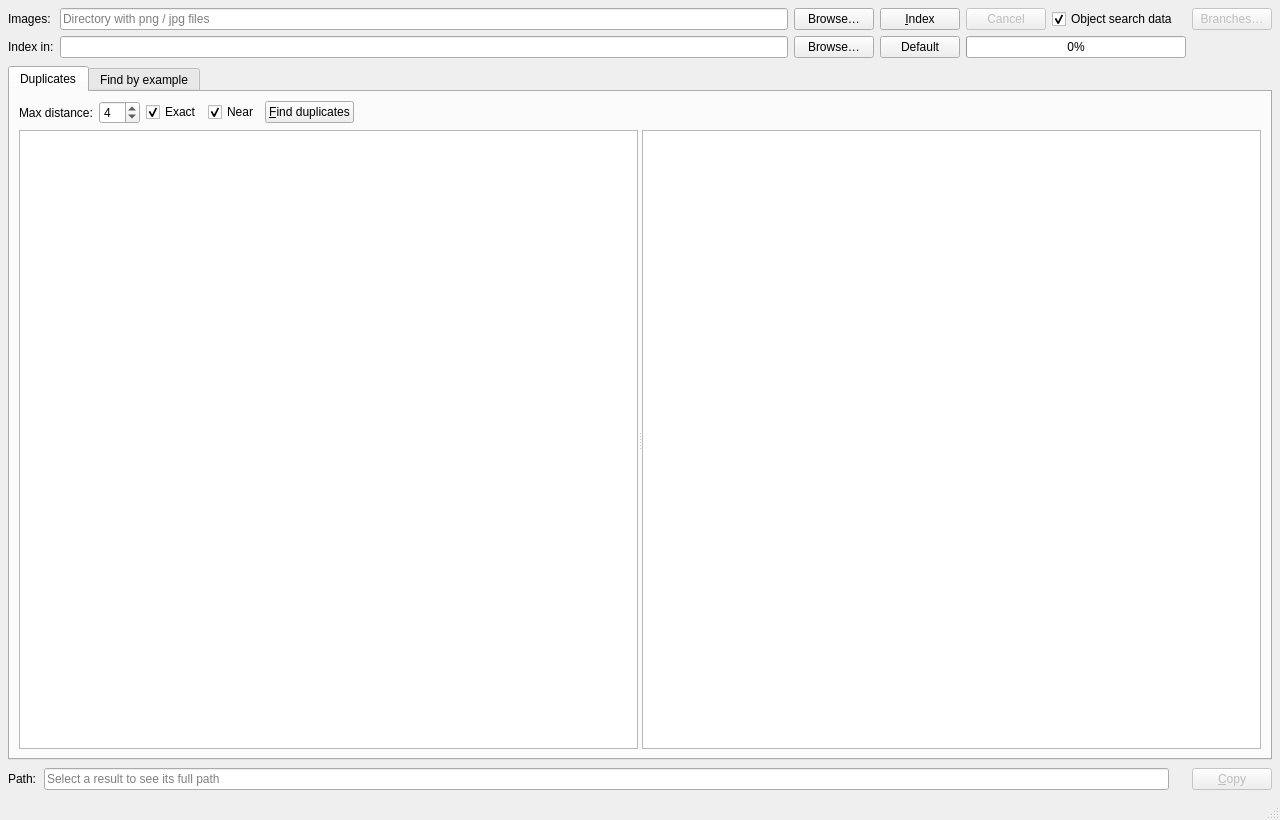
<?xml version="1.0" encoding="UTF-8"?>
<ui version="4.0">
 <class>MainWindow</class>
 <widget class="QMainWindow" name="MainWindow">
  <property name="geometry">
   <rect>
    <x>0</x>
    <y>0</y>
    <width>1280</width>
    <height>820</height>
   </rect>
  </property>
  <property name="windowTitle">
   <string>Argus</string>
  </property>
  <property name="acceptDrops">
   <bool>true</bool>
  </property>
  <widget class="QWidget" name="centralWidget">
   <layout class="QVBoxLayout" name="centralLayout">
    <property name="spacing">
     <number>8</number>
    </property>
    <property name="leftMargin">
     <number>8</number>
    </property>
    <property name="topMargin">
     <number>8</number>
    </property>
    <property name="rightMargin">
     <number>8</number>
    </property>
    <property name="bottomMargin">
     <number>8</number>
    </property>
    <item>
     <widget class="QWidget" name="toolbar" native="true">
      <layout class="QGridLayout" name="toolbarLayout" columnstretch="0,1,0,0,0,0,0">
       <property name="leftMargin">
        <number>0</number>
       </property>
       <property name="topMargin">
        <number>0</number>
       </property>
       <property name="rightMargin">
        <number>0</number>
       </property>
       <property name="bottomMargin">
        <number>0</number>
       </property>
       <item row="0" column="0">
        <widget class="QLabel" name="imagesLabel">
         <property name="text">
          <string>Images:</string>
         </property>
        </widget>
       </item>
       <item row="0" column="1">
        <widget class="QLineEdit" name="rootEdit">
         <property name="placeholderText">
          <string>Directory with png / jpg files</string>
         </property>
        </widget>
       </item>
       <item row="0" column="2">
        <widget class="QPushButton" name="browseRootButton">
         <property name="text">
          <string>Browse…</string>
         </property>
        </widget>
       </item>
       <item row="0" column="3">
        <widget class="QPushButton" name="indexButton">
         <property name="text">
          <string>&amp;Index</string>
         </property>
        </widget>
       </item>
       <item row="0" column="4">
        <widget class="QPushButton" name="cancelButton">
         <property name="enabled">
          <bool>false</bool>
         </property>
         <property name="sizePolicy">
          <sizepolicy hsizetype="Maximum" vsizetype="Fixed">
           <horstretch>0</horstretch>
           <verstretch>0</verstretch>
          </sizepolicy>
         </property>
         <property name="text">
          <string>Cancel</string>
         </property>
        </widget>
       </item>
       <item row="1" column="0">
        <widget class="QLabel" name="storageLabel">
         <property name="text">
          <string>Index in:</string>
         </property>
        </widget>
       </item>
       <item row="1" column="1">
        <widget class="QLineEdit" name="storageEdit">
         <property name="toolTip">
          <string>Directory holding the index database, previews and descriptors.
Defaults to .argus inside the image folder; point it elsewhere to
keep a read-only or network share untouched, or to put the index on a
faster disk.</string>
         </property>
        </widget>
       </item>
       <item row="1" column="2">
        <widget class="QPushButton" name="browseStorageButton">
         <property name="text">
          <string>Browse…</string>
         </property>
        </widget>
       </item>
       <item row="1" column="3">
        <widget class="QPushButton" name="defaultStorageButton">
         <property name="toolTip">
          <string>Put the index back inside the image folder.</string>
         </property>
         <property name="text">
          <string>Default</string>
         </property>
        </widget>
       </item>
       <item row="0" column="5">
        <widget class="QCheckBox" name="featuresCheck">
         <property name="toolTip">
          <string>Also build the neural descriptors that let Argus locate an
asset inside a screenshot. Roughly doubles indexing time and adds
about 40 KB per image; without them only duplicate detection and
whole-image similarity work.</string>
         </property>
         <property name="text">
          <string>Object search data</string>
         </property>
         <property name="checked">
          <bool>true</bool>
         </property>
        </widget>
       </item>
       <item row="0" column="6">
        <widget class="QPushButton" name="branchesButton">
         <property name="enabled">
          <bool>false</bool>
         </property>
         <property name="toolTip">
          <string>Pick which git branches to index alongside the working tree.
Enabled only when the image folder is inside a git repository.</string>
         </property>
         <property name="text">
          <string>Branches…</string>
         </property>
        </widget>
       </item>
       <item row="1" column="4" colspan="2">
        <widget class="ScanProgressBar" name="progress">
         <property name="minimumSize">
          <size>
           <width>220</width>
           <height>0</height>
          </size>
         </property>
         <property name="value">
          <number>0</number>
         </property>
        </widget>
       </item>
      </layout>
     </widget>
    </item>
    <item>
     <widget class="QTabWidget" name="tabs">
      <property name="currentIndex">
       <number>0</number>
      </property>
      <widget class="QWidget" name="duplicatesTab">
       <attribute name="title">
        <string>Duplicates</string>
       </attribute>
       <layout class="QVBoxLayout" name="duplicatesLayout">
        <item>
         <layout class="QHBoxLayout" name="duplicatesControls">
          <item>
           <widget class="QLabel" name="distanceLabel">
            <property name="text">
             <string>Max distance:</string>
            </property>
           </widget>
          </item>
          <item>
           <widget class="QSpinBox" name="distanceSpin">
            <property name="toolTip">
             <string>Hamming radius on the 64-bit perceptual hash.
0 = identical fingerprints, 4 = tolerant of re-encoding and rescaling.
Above 8 the results are for review, not for deletion: perceptual hashing
describes layout, so one character with several expressions groups together.</string>
            </property>
            <property name="maximum">
             <number>64</number>
            </property>
            <property name="value">
             <number>4</number>
            </property>
           </widget>
          </item>
          <item>
           <widget class="QCheckBox" name="exactCheck">
            <property name="text">
             <string>Exact</string>
            </property>
            <property name="checked">
             <bool>true</bool>
            </property>
           </widget>
          </item>
          <item>
           <widget class="QCheckBox" name="nearCheck">
            <property name="text">
             <string>Near</string>
            </property>
            <property name="checked">
             <bool>true</bool>
            </property>
           </widget>
          </item>
          <item>
           <widget class="QPushButton" name="findButton">
            <property name="text">
             <string>&amp;Find duplicates</string>
            </property>
           </widget>
          </item>
          <item>
           <spacer name="duplicatesSpacer">
            <property name="orientation">
             <enum>Qt::Horizontal</enum>
            </property>
            <property name="sizeHint" stdset="0">
             <size>
              <width>40</width>
              <height>20</height>
             </size>
            </property>
           </spacer>
          </item>
         </layout>
        </item>
        <item>
         <widget class="QSplitter" name="duplicatesSplitter">
          <property name="orientation">
           <enum>Qt::Horizontal</enum>
          </property>
          <widget class="QListWidget" name="groupList">
           <property name="minimumSize">
            <size>
             <width>260</width>
             <height>0</height>
            </size>
           </property>
          </widget>
          <widget class="QListView" name="groupView"/>
         </widget>
        </item>
       </layout>
      </widget>
      <widget class="QWidget" name="queryTab">
       <attribute name="title">
        <string>Find by example</string>
       </attribute>
       <layout class="QVBoxLayout" name="queryLayout">
        <item>
         <layout class="QHBoxLayout" name="queryTop">
          <item>
           <widget class="QueryImageView" name="queryImage" native="true">
            <property name="minimumSize">
             <size>
              <width>320</width>
              <height>240</height>
             </size>
            </property>
           </widget>
          </item>
          <item>
           <layout class="QVBoxLayout" name="querySide">
            <item>
             <layout class="QHBoxLayout" name="queryPathRow">
              <item>
               <widget class="QLineEdit" name="queryEdit">
                <property name="placeholderText">
                 <string>Reference image, drop one, or paste with Ctrl+V</string>
                </property>
               </widget>
              </item>
              <item>
               <widget class="QPushButton" name="browseQueryButton">
                <property name="text">
                 <string>Browse…</string>
                </property>
               </widget>
              </item>
              <item>
               <widget class="QPushButton" name="pasteButton">
                <property name="text">
                 <string>Paste</string>
                </property>
               </widget>
              </item>
             </layout>
            </item>
            <item>
             <widget class="QLabel" name="queryHint">
              <property name="text">
               <string>No reference image yet.</string>
              </property>
              <property name="wordWrap">
               <bool>true</bool>
              </property>
             </widget>
            </item>
            <item>
             <layout class="QHBoxLayout" name="queryKnobs">
              <item>
               <widget class="QLabel" name="methodLabel">
                <property name="text">
                 <string>Method:</string>
                </property>
               </widget>
              </item>
              <item>
               <widget class="QComboBox" name="methodCombo"/>
              </item>
              <item>
               <widget class="QLabel" name="topLabel">
                <property name="text">
                 <string>Top:</string>
                </property>
               </widget>
              </item>
              <item>
               <widget class="QSpinBox" name="topSpin">
                <property name="minimum">
                 <number>1</number>
                </property>
                <property name="maximum">
                 <number>5000</number>
                </property>
                <property name="value">
                 <number>20</number>
                </property>
               </widget>
              </item>
              <item>
               <widget class="QLabel" name="maxDistLabel">
                <property name="text">
                 <string>Max distance:</string>
                </property>
               </widget>
              </item>
              <item>
               <widget class="QSpinBox" name="maxDistSpin">
                <property name="toolTip">
                 <string>Combined pHash + dHash distance, 0..128.
Perceptual hashing finds the same picture, not merely a similar subject.
Below about 16 the hits are the same picture re-encoded or rescaled.
Above 30 they are effectively random, whatever the score suggests.</string>
                </property>
                <property name="maximum">
                 <number>128</number>
                </property>
                <property name="value">
                 <number>16</number>
                </property>
               </widget>
              </item>
              <item>
               <widget class="QPushButton" name="searchButton">
                <property name="text">
                 <string>&amp;Search</string>
                </property>
               </widget>
              </item>
              <item>
               <spacer name="queryKnobsSpacer">
                <property name="orientation">
                 <enum>Qt::Horizontal</enum>
                </property>
                <property name="sizeHint" stdset="0">
                 <size>
                  <width>40</width>
                  <height>20</height>
                 </size>
                </property>
               </spacer>
              </item>
             </layout>
            </item>
            <item>
             <spacer name="querySideSpacer">
              <property name="orientation">
               <enum>Qt::Vertical</enum>
              </property>
              <property name="sizeHint" stdset="0">
               <size>
                <width>20</width>
                <height>40</height>
               </size>
              </property>
             </spacer>
            </item>
           </layout>
          </item>
         </layout>
        </item>
        <item>
         <widget class="QListView" name="queryView"/>
        </item>
       </layout>
      </widget>
     </widget>
    </item>
    <item>
     <layout class="QHBoxLayout" name="pathBar">
      <item>
       <widget class="QLabel" name="pathLabel">
        <property name="text">
         <string>Path:</string>
        </property>
       </widget>
      </item>
      <item>
       <widget class="QLineEdit" name="pathEdit">
        <property name="readOnly">
         <bool>true</bool>
        </property>
        <property name="placeholderText">
         <string>Select a result to see its full path</string>
        </property>
       </widget>
      </item>
      <item>
       <widget class="QLabel" name="pathCount">
        <property name="text">
         <string/>
        </property>
       </widget>
      </item>
      <item>
       <widget class="QPushButton" name="copyButton">
        <property name="enabled">
         <bool>false</bool>
        </property>
        <property name="toolTip">
         <string>Copy the full path of every selected result, one per line.</string>
        </property>
        <property name="text">
         <string>&amp;Copy</string>
        </property>
       </widget>
      </item>
     </layout>
    </item>
   </layout>
  </widget>
  <widget class="QStatusBar" name="statusBar"/>
 </widget>
 <customwidgets>
  <customwidget>
   <class>QueryImageView</class>
   <extends>QWidget</extends>
   <header>QueryImageView.h</header>
   <container>0</container>
  </customwidget>
  <customwidget>
   <class>ScanProgressBar</class>
   <extends>QProgressBar</extends>
   <header>ScanProgressBar.h</header>
  </customwidget>
 </customwidgets>
 <resources/>
 <connections/>
</ui>
